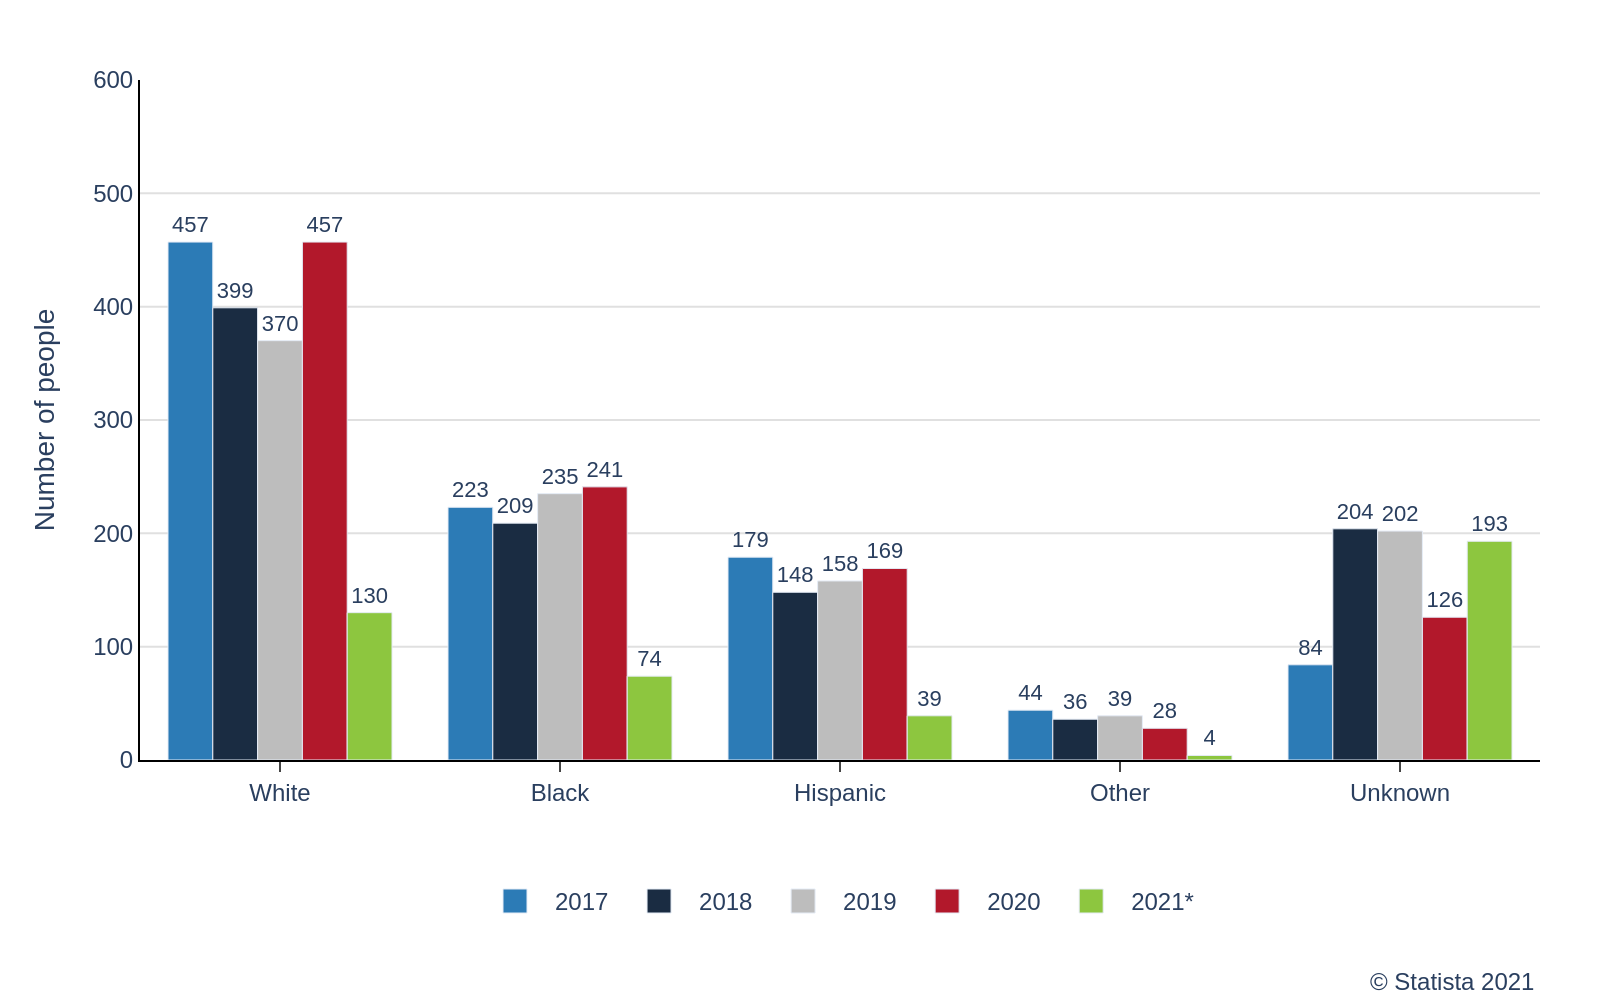

Reproduce this figure in Python.
import sys
import json
import pathlib
import plotly.graph_objects as go

if len(sys.argv) != 2:
    print("Usage: python create_chart.py <path_to_json_file>")
    sys.exit(1)

json_path = pathlib.Path(sys.argv[1])
if not json_path.is_file():
    print(f"Error: File not found at {json_path}")
    sys.exit(1)

output_path = json_path.with_suffix(".png")

with open(json_path, 'r', encoding='utf-8') as f:
    config = json.load(f)

chart_data = config['chart_data']
texts = config['texts']
colors = config['colors']

fig = go.Figure()

for i, series in enumerate(chart_data):
    fig.add_trace(go.Bar(
        x=series['x'],
        y=series['y'],
        name=series['name'],
        marker_color=colors[i],
        text=series['y'],
        textposition='outside',
        cliponaxis=False,
        textfont=dict(size=11, family="Arial")
    ))

fig.update_layout(
    barmode='group',
    font=dict(family="Arial", size=12),
    plot_bgcolor='white',
    xaxis=dict(
        title_text=texts.get('x_axis_title'),
        showgrid=False,
        linecolor='black',
        ticks='outside'
    ),
    yaxis=dict(
        title_text=texts.get('y_axis_title'),
        range=[0, 600],
        showgrid=True,
        gridcolor='#e0e0e0',
        linecolor='black'
    ),
    legend=dict(
        orientation="h",
        yanchor="bottom",
        y=-0.25,
        xanchor="center",
        x=0.5
    ),
    margin=dict(l=70, r=30, t=40, b=120),
    annotations=[
        dict(
            text=texts.get('source', ''),
            showarrow=False,
            xref="paper",
            yref="paper",
            x=1,
            y=-0.3,
            xanchor='right',
            yanchor='top',
            font=dict(size=12)
        )
    ]
)

fig.write_image(output_path, scale=2, width=800, height=500)

print(f"Chart successfully generated at {output_path}")
